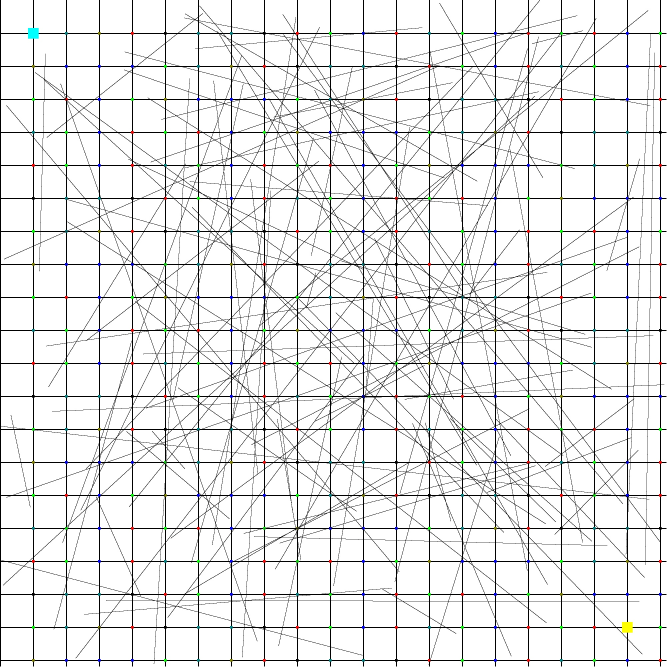
//> input picture Task1/pic1.jpg, 2000 x 2000 px (shown at 1/3 size)
$ ./ark   (built with g++ and OpenCV 4)
//> lines starting //> are read from the running program, lines starting //| are printed output that depends on the picture; after the words box and inside, x2 and y2 are one past the last pixel; in counts of white or black regions, pixels touching at a corner belong together
#include <opencv2/highgui/highgui.hpp>
#include <opencv2/imgproc/imgproc.hpp>
#include <opencv2/core/core.hpp>
#include <iostream>
#include <queue>
#include <climits>
#include <vector>
#include <stdio.h>

// {255,0,0}  = 20 -1
// {0,255,0}  = 15 -2
// {0,0,255}   = 12 -3
// {128,128,0}  = 10 -4
// {0,128,128}  = 09 -5


bool isValid(int i, int j)        //Define isValid function
{
  if( i<0 || j<0 || i > 19 || j > 19 )
    return 0;
  else
    return 1;
}

struct coordinate               //Define coordinate data type
{
  int ival;
  int jval;
};
struct pixelVal                 //Define data type for each nodes
{
  int gVal=INT_MAX;
  int cost=0;
  int Colour=0;
  coordinate parent;
  cv::Point current;
  int visited = 1;
  coordinate self;
};

class compare                  //Compare function for priority queue
{
public:
  bool operator()(const pixelVal& l, const pixelVal& r)
  {
    return l.gVal>r.gVal;
  }
};

int main()
{

  cv::Mat b=cv::imread("pic1.jpg",1);                   //Read image
//> b is the input picture: 2000 rows x 2000 cols, CV_8UC3; mean B, G, R 230.9, 231, 230.9
  cv::Mat a,c,g,h;
  cv::dilate(b, c, cv::Mat(), cv::Point(-1, -1),2);     //dilate and erode to remove noise
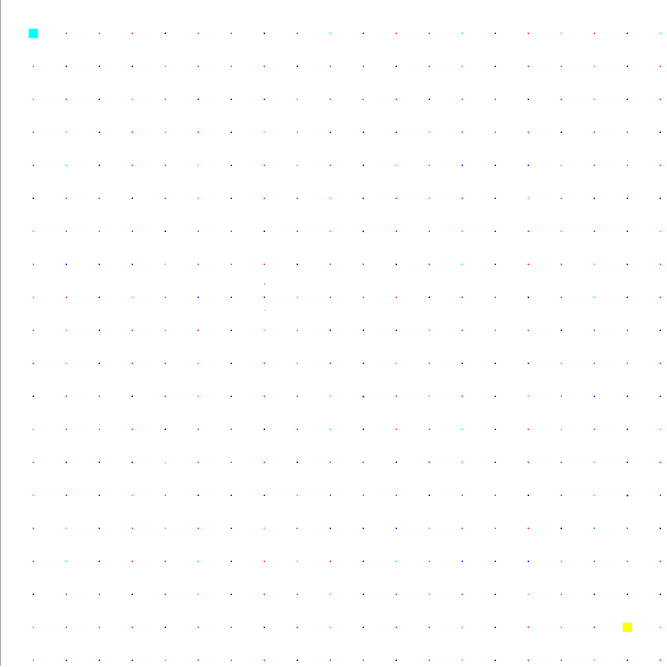
//> c: 2000 rows x 2000 cols, CV_8UC3 (shown at 1/3 size); mean B, G, R 254.6, 254.6, 254.5
  cv::erode(c, a, cv::Mat(), cv::Point(-1, -1),2);
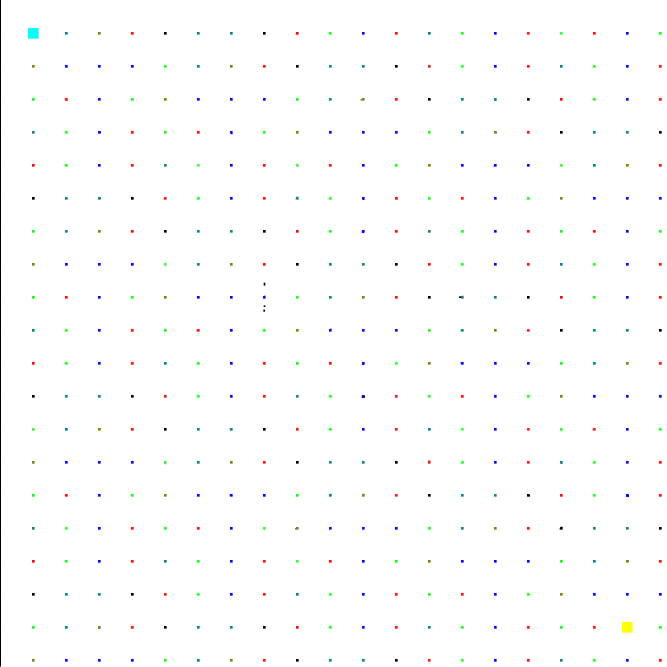
//> a: 2000 rows x 2000 cols, CV_8UC3 (shown at 1/3 size); mean B, G, R 253.5, 253.5, 253.4

  cv::dilate(b, g, cv::Mat(), cv::Point(-1, -1),1);
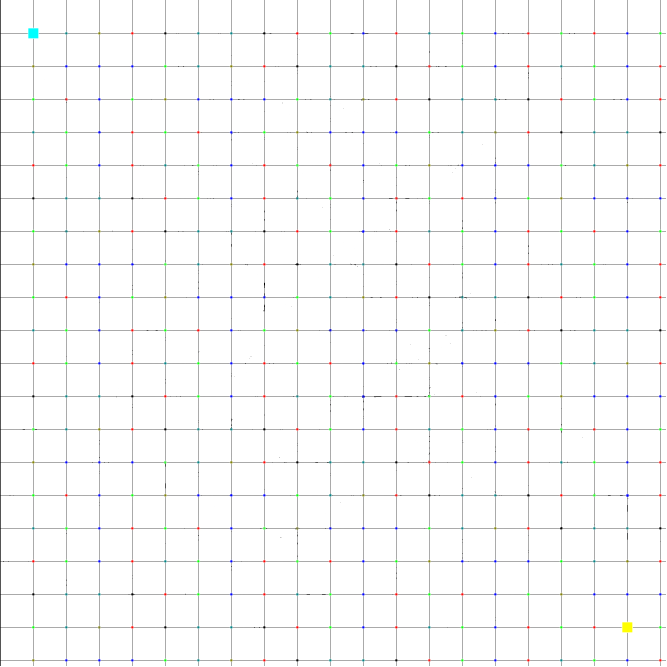
//> g: 2000 rows x 2000 cols, CV_8UC3 (shown at 1/3 size); mean B, G, R 249.3, 249.4, 249.2
  //cv::erode(g, h, cv::Mat(), cv::Point(-1, -1),2);


  pixelVal node[20][20];                                //Define 2-D array to store nodes

  int count_s=0, count_e=0;                             //find start and end coordinates
  cv::Point start(0), end(0);

  for(int i=0; i<a.rows; i++)
    {
      for(int j=0; j<a.cols; j++)
  	{
  	  if(a.at<cv::Vec3b>(i,j)[2]==255 && a.at<cv::Vec3b>(i,j)[1]==255 && a.at<cv::Vec3b>(i,j)[0]==0)
  	    {
  	      count_s++;
  	      start.x+=j;
  	      start.y+=i;
  	    }
  	  else if(a.at<cv::Vec3b>(i,j)[2]==0 && a.at<cv::Vec3b>(i,j)[1]==255 && a.at<cv::Vec3b>(i,j)[0]==255)
  	    {
  	      count_e++;
  	      end.x+=j;
  	      end.y+=i;
  	    }
  	}
    }
//> after the loop, count_s = 482; count_e = 514
  start.x/=static_cast<float>(count_s);
//> start = Point(1881, 906816)
  start.y/=static_cast<float>(count_s);
//> start = Point(1881, 1881)
  end.x/=static_cast<float>(count_e);
//> end = Point(100, 51584)
  end.y/=static_cast<float>(count_e);
//> end = Point(100, 100)


  // printf("start=(%d,%d)\n",start.x,start.y);
  // printf("end=(%d,%d)\n",end.x,end.y);

  int e=70; //Error
  int X[2];

  for(int j=5,count=0;count<2;j++)        //Find separation b/w consecutive nodes
    {
      if(g.at<cv::Vec3b>(0,j)[0]<e && g.at<cv::Vec3b>(0,j)[1]<e && g.at<cv::Vec3b>(0,j)[2]<e && g.at<cv::Vec3b>(0,j+1)[0]>255-e && g.at<cv::Vec3b>(0,j+1)[1]>255-e && g.at<cv::Vec3b>(0,j+1)[2]>255-e)
	{
	  X[count]=j;
	  count++;
	}
    }

  //printf("%d\n\n\n",X[1]-X[0]);
  int width=X[1]-X[0];
  int n=b.cols/width;                    //total nodes in a row/col
//> n = 20

  //printf("%d\n\n",n);


  int i,j,k,l,colour,p=0,q=0;                                        //Find cost for each node

  for(i=102,p=0;i<b.rows;i=i+width,p++)
    {
      for(j=102,q=0;j<b.cols;j=j+width,q++)
  	{
	  colour=-1;

	  for(k=i-25;k<=i+25;k++)
  	    {
  	      for(l=j-25;l<=j+25;l++)
  		{

		  if((a.at<cv::Vec3b>(k,l)[0]>=255-e) && a.at<cv::Vec3b>(k,l)[1]<=e && a.at<cv::Vec3b>(k,l)[2]<=e)
  		    {
  		      colour=1;
		      //printf("1");
		      // node[p][q].current.x=j;
		      // node[p][q].current.y=i;
		      node[p][q].cost=20;
		      node[p][q].Colour=1;

  		      continue;
		      // printf("1");
  		    }
  		  if(a.at<cv::Vec3b>(k,l)[0]<=e && a.at<cv::Vec3b>(k,l)[1]>=255-e && a.at<cv::Vec3b>(k,l)[2]<=e)
  		    {
  		      colour=2;
		      // node[p][q].current.x=j;
		      // node[p][q].current.y=i;
		      node[p][q].cost=15;
		      node[p][q].Colour=2;
		      //printf("2");
  		      continue;
		      //printf("2");
  		    }
  		  if(a.at<cv::Vec3b>(k,l)[0]<=e && a.at<cv::Vec3b>(k,l)[1]<=e && a.at<cv::Vec3b>(k,l)[2]>=255-e)
  		    {
  		      colour=3;
		      // node[p][q].current.x=j;
		      // node[p][q].current.y=i;
		      node[p][q].cost=12;
		      node[p][q].Colour=3;
		      //printf("3");
  		      continue;
		      //printf("3");
		    }
		  if((a.at<cv::Vec3b>(k,l)[0]<=128+e && a.at<cv::Vec3b>(k,l)[0]>=128-e )&& (a.at<cv::Vec3b>(k,l)[1]<=128+e && a.at<cv::Vec3b>(k,l)[1]>=128-e ) && a.at<cv::Vec3b>(k,l)[2]<=255-e)
		    {
		      colour=4;
		      // node[p][q].current.x=j;
		      // node[p][q].current.y=i;
		      node[p][q].cost=10;
		      node[p][q].Colour=e;
		      //printf("4");
		      continue;
		      //printf("4");
		    }
		  if(a.at<cv::Vec3b>(k,l)[0]<=e && (a.at<cv::Vec3b>(k,l)[1]<=128+e && a.at<cv::Vec3b>(k,l)[1]>=128-e ) && (a.at<cv::Vec3b>(k,l)[2]<=128+e && a.at<cv::Vec3b>(k,l)[2]>=128-e ))
		    {
		      colour=5;
		      // node[p][q].current.x=j;
		      // node[p][q].current.y=i;
		      node[p][q].cost=9;
		      node[p][q].Colour=5;
		      //printf("5");
		      continue;
		      //printf("5");
		    }

		}

	    }
	}
    }
//> this loop made 20 passes
//> colour on passes 1 to 12: 2, 3, 3, -1, 3, 1, 2, 3, 3, -1, 3, 1
//> after the loop, colour = 3

  for(int i=0;i<=n-1;i++)                                      //Define x and y coordinates for each node
    {
      for(int j=0;j<=n-1;j++)
	{
	  node[i][j].current.x=100+j*width;
	  node[i][j].current.y=100+i*width;
	}
    }


  node[0][0].cost=0;                                         //set end node cost as 0;
  node[0][0].current.x=end.x;
  node[0][0].current.y=end.y;

  node[n-2][n-2].current.x=start.x;
  node[n-2][n-2].current.y=start.y;
  node[n-2][n-2].gVal=0;

  std::priority_queue<pixelVal, std::vector<pixelVal>, compare > pq;       //Declare priority queue

  for(int i=0;i<=n-1;i++)                          //Define i and j value for each nodes
    {
      for(int j=0;j<=n-1;j++)
	{
	  node[i][j].self.ival=i;
	  node[i][j].self.jval=j;
	}
    }

  pq.push(node[n-2][n-2]);                            //start end node in queue
//> pq = 1 item
  int u,v,g_top;


  while(!pq.empty() && (pq.top().self.ival != 0 || pq.top().self.jval != 0))         //Dijkstra begins
    {
      u=pq.top().self.ival;
      v=pq.top().self.jval;
      g_top=pq.top().gVal;
      pq.pop();
      node[u][v].visited=0;


      for(int i=-1; i<=1; i++)
	{
	  for(int j=-1; j<=1; j++)
	    {
	      if(isValid(i+u,j+v))
		{
		  if(node[i+u][j+v].visited == 1)
		    {

		      if(abs(i)==abs(j))
			{
			  continue;
			}

		      if(abs(i)!=abs(j))
			{
			  if(g_top + node[i+u][j+v].cost < node[i+u][j+v].gVal )
			    {
			      node[i+u][j+v].gVal = g_top + node[i+u][j+v].cost;
			      node[i+u][j+v].parent.ival =u;
			      node[i+u][j+v].parent.jval =v;
			      pq.push(node[i+u][j+v]);


			    }
			}
		    }

		}
	    }
	}


    }                                                                 //Dijkstra ends
//> this loop made 395 passes
//> (u, v, g_top) on passes 1 to 3: (18, 18, 0), (18, 17, 12), (18, 19, 15)
//> after the loop, pq = 4 items


  coordinate temp;
  temp.ival=node[0][0].self.ival;
//> temp.ival = 0
  temp.jval=node[0][0].self.jval;
//> temp.jval = 0

  node[n-2][n-2].parent.ival=18;
  node[n-2][n-2].parent.jval=18;

  while(temp.ival!=node[n-2][n-2].self.ival || temp.jval!=node[n-2][n-2].self.jval)   //Loop for back tracing path starting from end element
    {

      cv::line(g,node[temp.ival][temp.jval].current,node[node[temp.ival][temp.jval].parent.ival][node[temp.ival][temp.jval].parent.jval].current,(0,0,255),5);                      //Draw lines

      temp=node[temp.ival][temp.jval].parent;        //Redefine temp

    }
//> this loop made 36 passes
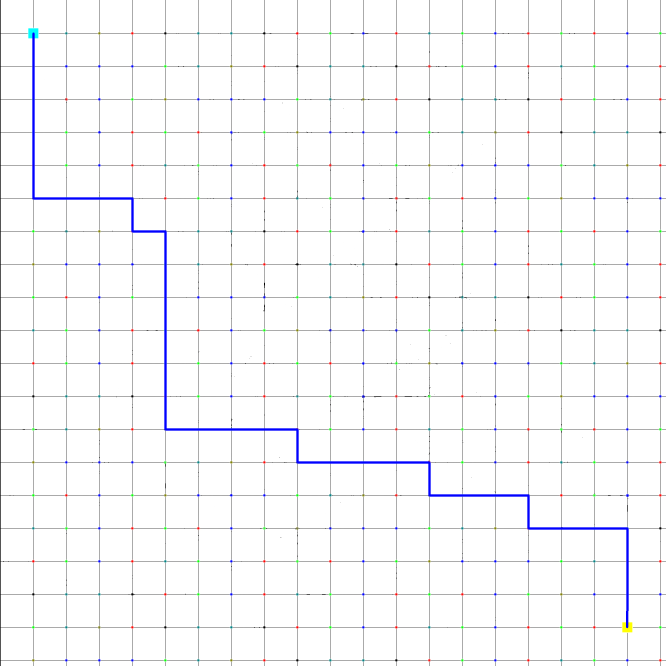
//> g: 2000 rows x 2000 cols, CV_8UC3 (shown at 1/3 size); 0.62% of pixels changed, all inside (x1, y1, x2, y2) = (97, 97, 1886, 1885)

  cv::imshow("grid", g);
  cv::waitKey(0);
  cv::imwrite("final_path.jpg",g);


  return 0;
}
